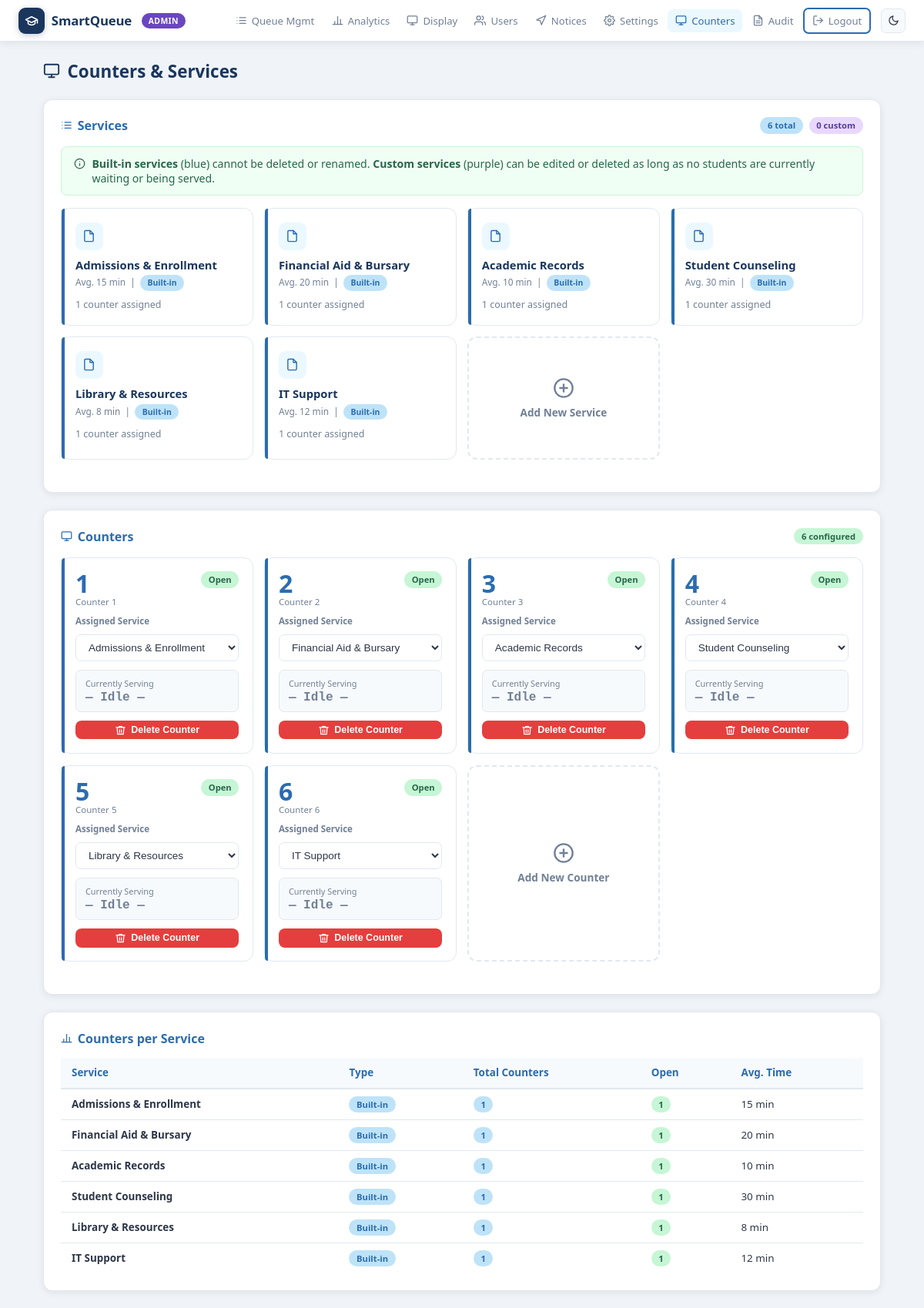
/admin/counters (signed in), run on the app's committed database.
### tables this page shows
CREATE TABLE counters (
            id             INTEGER PRIMARY KEY AUTOINCREMENT,
            counter_no     INTEGER NOT NULL UNIQUE,
            service        TEXT NOT NULL,
            is_active      INTEGER NOT NULL DEFAULT 1,
            current_ticket TEXT,
            staff_id       TEXT
        );

### api/index.py (the view)
@app.route("/admin/counters")
@role_required("admin")
def admin_counters():
    with get_db() as conn:
        counters = conn.execute(
            "SELECT * FROM counters ORDER BY counter_no"
        ).fetchall()
        custom_svcs = conn.execute(
            "SELECT * FROM custom_services WHERE is_active=1 ORDER BY created_at"
        ).fetchall()
    return render_template("admin_counters.html",
                           counters=counters,
                           services=get_services(),
                           custom_services=custom_svcs,
                           role=current_role())

### api/index.py (called while the page is built)
def get_services():
    services = dict(DEFAULT_SERVICES)
    try:
        with get_db() as conn:
            rows = conn.execute(
                "SELECT key, name, avg_minutes FROM custom_services WHERE is_active=1"
            ).fetchall()
        for r in rows:
            services[r["key"]] = {
                "name": r["name"],
                "avg_minutes": r["avg_minutes"],
                "custom": True
            }
    except Exception:
        pass
    return services

def get_db():
    if USE_PG:
        import urllib.parse
        db_url = DATABASE_URL.replace('[', '').replace(']', '')
        url = urllib.parse.urlparse(db_url)
        import ssl
        ssl_ctx = ssl.create_default_context()
        ssl_ctx.check_hostname = False
        ssl_ctx.verify_mode = ssl.CERT_NONE
        conn = pg8000.connect(
            host=url.hostname,
            port=url.port or 5432,
            database=url.path.lstrip('/'),
            user=url.username,
            password=url.password,
            ssl_context=ssl_ctx
        )
        conn.autocommit = False
        return _PgConn(conn)
    else:
        conn = sqlite3.connect(DB_PATH)
        conn.row_factory = sqlite3.Row
        conn.execute("PRAGMA journal_mode=WAL")
        return conn

def role_required(*roles):
    def decorator(f):
        @wraps(f)
        def wrapped(*args, **kwargs):
            if not session.get("user_id"):
                return redirect(url_for("login", next=request.path))
            if session.get("role") not in roles:
                return render_template("forbidden.html"), 403
            return f(*args, **kwargs)
        return wrapped
    return decorator

def current_role():
    return session.get("role", "student")

@app.context_processor
def inject_globals():
    return {"now": datetime.now,
            "current_role": current_role,
            "current_user_id": current_user}

### templates/admin_counters.html (shortened to what this page needs)
{% extends "base.html" %}
{% block content %}
<h1 class="page-title">
  <svg viewBox="0 0 24 24" fill="none" stroke="currentColor" stroke-width="2"
       stroke-linecap="round" stroke-linejoin="round">
    <rect x="2" y="3" width="20" height="14" rx="2"/>
    <line x1="8" y1="21" x2="16" y2="21"/>
    <line x1="12" y1="17" x2="12" y2="21"/>
  </svg>
  Counters &amp; Services
</h1>
<div class="card" style="margin-bottom:1.4rem;">
  <div style="display:flex;justify-content:space-between;align-items:center;
              margin-bottom:1rem;flex-wrap:wrap;gap:.6rem;">
    <h2 style="color:var(--primary);font-size:1rem;margin:0;
               display:flex;align-items:center;gap:.4rem;">
      Services
    </h2>
    <div style="display:flex;gap:.5rem;align-items:center;">
      <span class="badge bb">{{ services|length }} total</span>
      <span class="badge bp">{{ custom_services|length }} custom</span>
    </div>
  </div>
  <div class="alert alert-success" style="margin-bottom:1rem;">
    <svg viewBox="0 0 24 24" fill="none" stroke="currentColor" stroke-width="2"
         stroke-linecap="round" stroke-linejoin="round"
         style="width:15px;height:15px;flex-shrink:0">
      <circle cx="12" cy="12" r="10"/>
      <line x1="12" y1="16" x2="12" y2="12"/>
      <line x1="12" y1="8" x2="12.01" y2="8"/>
    </svg>
    <span>
      <strong>Built-in services</strong> (blue) cannot be deleted or renamed.
      <strong>Custom services</strong> (purple) can be edited or deleted as long as
      no students are currently waiting or being served.
    </span>
  </div>
  <div class="svc-grid">
    {% for k, v in services.items() %}
    {% if not v.get('custom') %}
    <div class="svc-mgmt-card builtin">
      <div class="svc-icon-box">
        <svg viewBox="0 0 24 24" fill="none" stroke="currentColor" stroke-width="2"
             stroke-linecap="round" stroke-linejoin="round">
          <path d="M14 2H6a2 2 0 0 0-2 2v16a2 2 0 0 0 2 2h12a2 2 0 0 0 2-2V8z"/>
          <polyline points="14 2 14 8 20 8"/>
        </svg>
      </div>
      <div style="font-size:.92rem;font-weight:700;color:var(--accent);margin-bottom:.2rem;">
        {{ v.name }}
      </div>
      <div style="font-size:.74rem;color:var(--muted);margin-bottom:.6rem;">
        Avg. {{ v.avg_minutes }} min &nbsp;|&nbsp;
        <span class="badge bb" style="font-size:.65rem;">Built-in</span>
      </div>
      {% set svc_ctrs = counters|selectattr('service','equalto',k)|list %}
      <div style="font-size:.78rem;color:var(--muted);">
        {{ svc_ctrs|length }} counter{{ 's' if svc_ctrs|length != 1 }} assigned
      </div>
    </div>
    {% endif %}
    {% endfor %}
    <div class="add-card" onclick="showAddSvcModal()">
      <svg viewBox="0 0 24 24" fill="none" stroke="currentColor" stroke-width="2"
           stroke-linecap="round" stroke-linejoin="round">
        <circle cx="12" cy="12" r="10"/>
        <line x1="12" y1="8" x2="12" y2="16"/>
        <line x1="8" y1="12" x2="16" y2="12"/>
      </svg>
      <span>Add New Service</span>
    </div>
  </div>
</div>
<div class="card" style="margin-bottom:1.4rem;">
  <div style="display:flex;justify-content:space-between;align-items:center;
              margin-bottom:1rem;flex-wrap:wrap;gap:.6rem;">
    <h2 style="color:var(--primary);font-size:1rem;margin:0;
               display:flex;align-items:center;gap:.4rem;">
      <svg style="width:15px;height:15px" viewBox="0 0 24 24" fill="none"
           stroke="currentColor" stroke-width="2" stroke-linecap="round" stroke-linejoin="round">
        <rect x="2" y="3" width="20" height="14" rx="2"/>
        <line x1="8" y1="21" x2="16" y2="21"/>
        <line x1="12" y1="17" x2="12" y2="21"/>
      </svg>
      Counters
    </h2>
    <span class="badge bg">{{ counters|length }} configured</span>
  </div>
  <div class="counter-grid">
    {% for ctr in counters %}
    <div class="ccard" id="ccard-{{ ctr.counter_no }}">
      <div style="display:flex;justify-content:space-between;align-items:flex-start;
                  margin-bottom:.6rem;">
        <div>
          <div class="cno-big">{{ ctr.counter_no }}</div>
          <div style="font-size:.72rem;color:var(--muted);">Counter {{ ctr.counter_no }}</div>
        </div>
        <span class="badge {% if ctr.is_active %}bg{% else %}br{% endif %}">
          {{ 'Open' if ctr.is_active else 'Closed' }}
        </span>
      </div>
      <div class="form-group" style="margin-bottom:.7rem;">
        <label style="font-size:.72rem;color:var(--muted);font-weight:600;">
          Assigned Service
        </label>
        <select class="svc-select" id="csvc-{{ ctr.counter_no }}"
                onchange="editCounter({{ ctr.counter_no }}, this.value)">
          {% for k, v in services.items() %}
          <option value="{{ k }}" {{ 'selected' if ctr.service == k }}>
            {{ v.name }}
          </option>
          {% endfor %}
        </select>
      </div>
      <div style="padding:.55rem .75rem;background:var(--surface2);border-radius:7px;
                  border:1px solid var(--border);margin-bottom:.7rem;">
        <div style="font-size:.68rem;color:var(--muted);margin-bottom:.15rem;">
          Currently Serving
        </div>
        <div style="font-size:1rem;font-weight:800;
                    font-family:'Courier New',monospace;
                    color:{% if ctr.current_ticket %}var(--success){% else %}var(--muted){% endif %};">
          {{ ctr.current_ticket or '— Idle —' }}
        </div>
      </div>
      <button class="btn btn-danger btn-sm" style="width:100%;justify-content:center;"
              onclick="deleteCounter({{ ctr.counter_no }},{{ 1 if ctr.current_ticket else 0 }})">
        <svg viewBox="0 0 24 24" fill="none" stroke="currentColor" stroke-width="2"
             stroke-linecap="round" stroke-linejoin="round">
          <polyline points="3 6 5 6 21 6"/>
          <path d="M19 6l-1 14H6L5 6"/>
          <path d="M10 11v6M14 11v6"/><path d="M9 6V4h6v2"/>
        </svg>
        Delete Counter
      </button>
    </div>
    {% endfor %}
    <div class="add-card" onclick="showAddCtrModal()">
      <svg viewBox="0 0 24 24" fill="none" stroke="currentColor" stroke-width="2"
           stroke-linecap="round" stroke-linejoin="round">
        <circle cx="12" cy="12" r="10"/>
        <line x1="12" y1="8" x2="12" y2="16"/>
        <line x1="8" y1="12" x2="16" y2="12"/>
      </svg>
      <span>Add New Counter</span>
    </div>
  </div>
</div>
<div class="card">
  <h2 style="color:var(--primary);margin-bottom:.9rem;font-size:1rem;
             display:flex;align-items:center;gap:.4rem;">
    <svg style="width:15px;height:15px" viewBox="0 0 24 24" fill="none"
         stroke="currentColor" stroke-width="2" stroke-linecap="round" stroke-linejoin="round">
      <line x1="18" y1="20" x2="18" y2="10"/><line x1="12" y1="20" x2="12" y2="4"/>
      <line x1="6" y1="20" x2="6" y2="14"/><line x1="2" y1="20" x2="22" y2="20"/>
    </svg>
    Counters per Service
  </h2>
  <div class="table-wrap">
    <table>
      <thead>
        <tr>
          <th>Service</th><th>Type</th>
          <th>Total Counters</th><th>Open</th><th>Avg. Time</th>
        </tr>
      </thead>
      <tbody>
        {% for k, v in services.items() %}
        {% set ctrs      = counters|selectattr('service','equalto',k)|list %}
        {% set open_ctrs = ctrs|selectattr('is_active')|list %}
        <tr>
          <td><strong>{{ v.name }}</strong></td>
          <td>
            {% if v.get('custom') %}
            <span class="badge bp">Custom</span>
            {% else %}
            <span class="badge bb">Built-in</span>
            {% endif %}
          </td>
          <td><span class="badge {% if ctrs|length > 0 %}bb{% else %}br{% endif %}">
            {{ ctrs|length }}</span></td>
          <td><span class="badge {% if open_ctrs|length > 0 %}bg{% else %}br{% endif %}">
            {{ open_ctrs|length }}</span></td>
          <td>{{ v.avg_minutes }} min</td>
        </tr>
        {% endfor %}
      </tbody>
    </table>
  </div>
</div>
{% endblock %}

### templates/base.html (style rules this page uses)
:root { --bg:#f0f4f8;--surface:#fff;--surface2:#f7fafc;--border:#e2e8f0; --text:#2d3748;--muted:#718096;--primary:#2b6cb0;--primary-d:#2c5282; --primary-l:#ebf8ff;--accent:#1a365d;--success:#276749;--danger:#9b2c2c; --warn:#9c4221;--radius:12px;--shadow:0 2px 10px rgba(0,0,0,.08); }
* { box-sizing:border-box;margin:0;padding:0; }
body { font-family:'Segoe UI',system-ui,sans-serif;background:var(--bg);color:var(--text);min-height:100vh;transition:background .3s,color .3s; }
.page-title { font-size:1.4rem;font-weight:800;color:var(--accent);margin-bottom:1.3rem;display:flex;align-items:center;gap:.6rem; }
.page-title svg { width:22px;height:22px;stroke:var(--accent); }
.card { background:var(--surface);border-radius:var(--radius);padding:1.4rem;box-shadow:var(--shadow);border:1px solid var(--border); }
.btn { display:inline-flex;align-items:center;gap:.38rem;padding:.55rem 1.2rem;border:none;border-radius:8px;cursor:pointer;font-size:.88rem;font-weight:600;transition:all .18s;text-decoration:none; }
.btn svg { width:15px;height:15px;flex-shrink:0; }
.btn-danger { background:#e53e3e;color:#fff; }
.btn-sm { padding:.3rem .7rem;font-size:.78rem; }
.form-group { margin-bottom:.9rem; }
label { display:block;font-size:.83rem;font-weight:600;margin-bottom:.3rem;color:var(--muted); }
input,select,textarea { width:100%;padding:.55rem .85rem;border:1px solid var(--border);border-radius:8px;font-size:.92rem;background:var(--surface);color:var(--text);transition:border .2s; }
.alert { padding:.75rem 1rem;border-radius:8px;margin-bottom:.9rem;font-size:.88rem;font-weight:500;display:flex;align-items:flex-start;gap:.5rem; }
.alert svg { width:16px;height:16px;flex-shrink:0;margin-top:.1rem; }
.alert-success { background:#f0fff4;color:#276749;border:1px solid #c6f6d5; }
.badge { display:inline-flex;align-items:center;gap:.28rem;padding:.2rem .6rem;border-radius:999px;font-size:.7rem;font-weight:700; }
.bg { background:#c6f6d5;color:#276749; }
.bb { background:#bee3f8;color:#2b6cb0; }
.bp { background:#e9d8fd;color:#553c9a; }
.table-wrap { overflow-x:auto; }
table { width:100%;border-collapse:collapse;font-size:.84rem; }
th { background:var(--surface2);color:var(--primary);padding:.65rem .85rem;text-align:left;font-weight:700;border-bottom:2px solid var(--border); }
td { padding:.55rem .85rem;border-bottom:1px solid var(--border); }
tr:last-child td { border:none; }

### templates/admin_counters.html (style rules this page uses)
.counter-grid { display:grid; grid-template-columns:repeat(auto-fill,minmax(230px,1fr)); gap:.9rem; margin-bottom:1.2rem; }
.ccard { background:var(--surface);border-radius:var(--radius); padding:1.1rem;border:1px solid var(--border); position:relative;transition:box-shadow .2s; }
.ccard::before { content:'';position:absolute;left:0;top:0;bottom:0;width:4px; background:var(--primary);border-radius:var(--radius) 0 0 var(--radius); }
.cno-big { font-size:2rem;font-weight:900;color:var(--primary);line-height:1; }
.svc-grid { display:grid; grid-template-columns:repeat(auto-fill,minmax(230px,1fr)); gap:.9rem; margin-bottom:1.2rem; }
.svc-mgmt-card { background:var(--surface);border-radius:var(--radius); padding:1.1rem;border:1px solid var(--border); position:relative;transition:box-shadow .2s; }
.svc-mgmt-card::before { content:'';position:absolute;left:0;top:0;bottom:0;width:4px; border-radius:var(--radius) 0 0 var(--radius); }
.svc-mgmt-card.builtin::before { background:var(--primary); }
.svc-icon-box { width:36px;height:36px;border-radius:9px; background:var(--primary-l); display:flex;align-items:center;justify-content:center; margin-bottom:.6rem;flex-shrink:0; }
.svc-icon-box svg { width:17px;height:17px;stroke:var(--primary); }
.add-card { background:var(--surface);border-radius:var(--radius); padding:1.1rem;border:2px dashed var(--border); display:flex;flex-direction:column;align-items:center; justify-content:center;gap:.5rem;cursor:pointer; transition:all .2s;min-height:160px; }
.add-card svg { width:28px;height:28px;stroke:var(--muted); }
.add-card span { font-size:.85rem;color:var(--muted);font-weight:600; }
.svc-select, .svc-input { width:100%;padding:.48rem .75rem; border:1px solid var(--border);border-radius:7px; background:var(--surface);color:var(--text); font-size:.85rem;margin-top:.35rem; }

### data on the page
counters: counter_no "1", is_active "Open", counter_no "Admissions & Enrollment", current_ticket "— Idle —"
counters: counter_no "2", is_active "Open", counter_no "Financial Aid & Bursary", current_ticket "— Idle —"
counters: counter_no "3", is_active "Open", counter_no "Academic Records", current_ticket "— Idle —"
counters: counter_no "4", is_active "Open", counter_no "Student Counseling", current_ticket "— Idle —"
counters: counter_no "5", is_active "Open", counter_no "Library & Resources", current_ticket "— Idle —"
counters: counter_no "6", is_active "Open", counter_no "IT Support", current_ticket "— Idle —"

### other printed values
{{ session.role }} "ADMIN"
{{ services|length }} "6"
{{ custom_services|length }} "0"
{{ v.name }} "Admissions & Enrollment" "Financial Aid & Bursary" "Academic Records" "Student Counseling" "Library & Resources" "IT Support"
{{ v.avg_minutes }} "15" "20" "10" "30" "8" "12"
{{ svc_ctrs|length }} "1" "1" "1" "1" "1" "1"
{{ counters|length }} "6"
{{ ctrs|length }} "1" "1" "1" "1" "1" "1"
{{ open_ctrs|length }} "1" "1" "1" "1" "1" "1"
